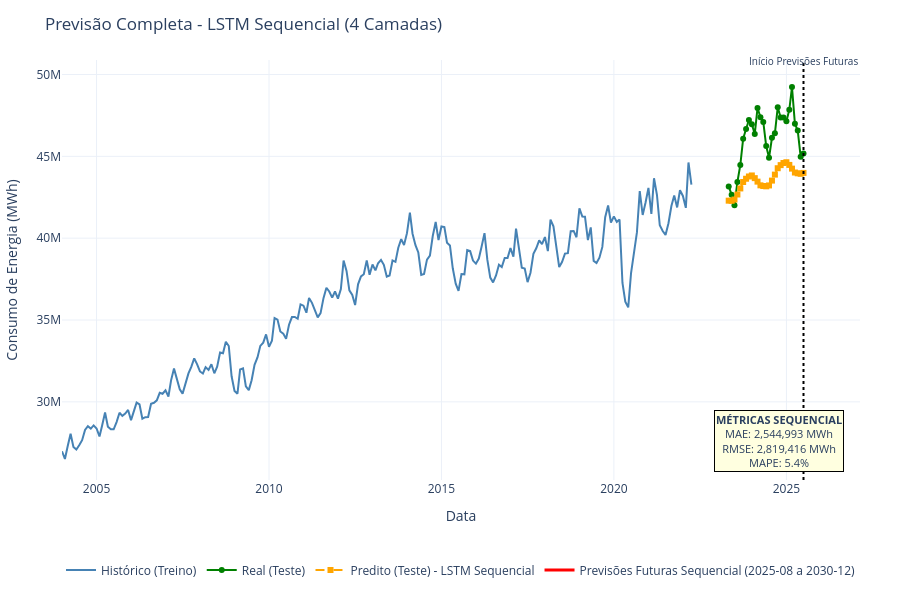

The cell this chart's notebook holds for it:
### Markdown cell above
### Avaliar métricas de erro e comparar Keras com Autokeras

### Code cell
#===============================================================
# GRÁFICO DE PREVISÕES - LSTM SEQUENCIAL
#===============================================================

fig = go.Figure()

# Histórico (treino)
fig.add_trace(go.Scatter(
    x=y_train.index, 
    y=y_train,
    mode='lines', 
    name='Histórico (Treino)',
    line=dict(color='steelblue', width=2),
    connectgaps=True
))

# Real (teste)
fig.add_trace(go.Scatter(
    x=y_test_ajustado_seq.index, 
    y=y_test_ajustado_seq,
    mode='lines+markers', 
    name='Real (Teste)',
    line=dict(color='green', width=2),
    marker=dict(size=6),
    connectgaps=True
))

# Predito (teste)
fig.add_trace(go.Scatter(
    x=y_test_ajustado_seq.index, 
    y=y_pred_seq,
    mode='lines+markers', 
    name='Predito (Teste) - LSTM Sequencial',
    line=dict(color='orange', width=2, dash='dash'),
    marker=dict(size=6, symbol='square'),
    connectgaps=True
))

# Previsões futuras (corrige gap ligando último ponto do teste ao primeiro futuro)
data_inicio_str = df_futuro_completo.index.min().strftime('%Y-%m')
data_fim_str = df_futuro_completo.index.max().strftime('%Y-%m')

x_fut = np.r_[np.array([y_test_ajustado_seq.index[-1]]), df_futuro_completo.index.values]
y_fut = np.r_[np.array([y_pred_seq[-1]]), y_futuro_seq]

fig.add_trace(go.Scatter(
    x=x_fut, 
    y=y_fut,
    mode='lines', 
    name=f'Previsões Futuras Sequencial ({data_inicio_str} a {data_fim_str})',
    line=dict(color='red', width=3),
    connectgaps=True
))

# Linha vertical do início das previsões
ultimo_real = y_test_ajustado_seq.index[-1]
fig.add_shape(
    type='line', 
    x0=ultimo_real, 
    x1=ultimo_real, 
    y0=0, 
    y1=1,
    xref='x', 
    yref='paper',
    line=dict(color='black', dash='dot', width=2)
)

fig.add_annotation(
    x=ultimo_real, 
    y=1.02, 
    yref='paper',
    text='Início Previsões Futuras', 
    showarrow=False, 
    font=dict(size=10)
)

# Box de métricas
textstr = f"<b>MÉTRICAS SEQUENCIAL</b><br>MAE: {mae_seq:,.0f} MWh<br>RMSE: {rmse_seq:,.0f} MWh<br>MAPE: {mape_seq:.1f}%"
fig.add_annotation(
    text=textstr, 
    xref='paper', 
    yref='paper',
    x=0.98, 
    y=0.02, 
    xanchor='right', 
    yanchor='bottom',
    showarrow=False, 
    bgcolor='lightyellow', 
    bordercolor='black', 
    borderwidth=1,
    font=dict(size=11)
)

# Layout (legenda inferior)
fig.update_layout(
    title='Previsão Completa - LSTM Sequencial (4 Camadas)',
    xaxis_title='Data',
    yaxis_title='Consumo de Energia (MWh)',
    hovermode='x unified',
    template='plotly_white',
    height=600,
    legend=dict(
        orientation='h',
        yanchor='top', 
        y=-0.18,
        xanchor='center', 
        x=0.5
    ),
    margin=dict(l=60, r=40, t=60, b=120)
)

fig.show()

#===============================================================
# DATAFRAME DE PREVISÕES - LSTM SEQUENCIAL
#===============================================================

df_previsoes_seq = pd.DataFrame({
    'data': df_futuro_completo.index,
    'consumo_previsto_mwh': y_futuro_seq,
    'ano': df_futuro_completo.index.year,
    'mes': df_futuro_completo.index.month
})

print("\nRESUMO PREVISÕES FUTURAS - LSTM SEQUENCIAL:")
print(f"Período: {df_previsoes_seq['data'].min().strftime('%Y-%m')} até {df_previsoes_seq['data'].max().strftime('%Y-%m')}")
print(f"Total de previsões: {len(df_previsoes_seq)}")
print(f"Consumo médio previsto: {np.mean(y_futuro_seq):,.0f} MWh")

previsoes_por_ano_seq = df_previsoes_seq.groupby('ano')['consumo_previsto_mwh'].agg(['mean', 'sum']).round(0)
print("\nCONSUMO PREVISTO POR ANO - LSTM SEQUENCIAL:")
print(previsoes_por_ano_seq)

### Figure 1 — Plotly figure (JSON) as saved in the notebook; plotly's stock layout.template omitted (floating-point values rounded to 4 significant figures; data arrays with more than 128 entries replaced by an {"elided": "..."} marker saying what was removed)
{"data": [{"connectgaps": true, "line": {"color": "steelblue", "width": 2}, "mode": "lines", "name": "Histórico (Treino)", "type": "scatter", "x": {"elided": "220 str values"}, "y": {"elided": "220 float values"}}, {"connectgaps": true, "line": {"color": "green", "width": 2}, "marker": {"size": 6}, "mode": "lines+markers", "name": "Real (Teste)", "type": "scatter", "x": ["2023-05-01T00:00:00", "2023-06-01T00:00:00", "2023-07-01T00:00:00", "2023-08-01T00:00:00", "2023-09-01T00:00:00", "2023-10-01T00:00:00", "2023-11-01T00:00:00", "2023-12-01T00:00:00", "2024-01-01T00:00:00", "2024-02-01T00:00:00", "2024-03-01T00:00:00", "2024-04-01T00:00:00", "2024-05-01T00:00:00", "2024-06-01T00:00:00", "2024-07-01T00:00:00", "2024-08-01T00:00:00", "2024-09-01T00:00:00", "2024-10-01T00:00:00", "2024-11-01T00:00:00", "2024-12-01T00:00:00", "2025-01-01T00:00:00", "2025-02-01T00:00:00", "2025-03-01T00:00:00", "2025-04-01T00:00:00", "2025-05-01T00:00:00", "2025-06-01T00:00:00", "2025-07-01T00:00:00"], "y": [43160000.0, 42660000.0, 42010000.0, 43430000.0, 44480000.0, 46070000.0, 46670000.0, 47220000.0, 46970000.0, 46370000.0, 47950000.0, 47390000.0, 47100000.0, 45630000.0, 44910000.0, 46130000.0, 46410000.0, 48000000.0, 47370000.0, 47370000.0, 47140000.0, 47850000.0, 49230000.0, 46990000.0, 46570000.0, 44970000.0, 45180000.0]}, {"connectgaps": true, "line": {"color": "orange", "dash": "dash", "width": 2}, "marker": {"size": 6, "symbol": "square"}, "mode": "lines+markers", "name": "Predito (Teste) - LSTM Sequencial", "type": "scatter", "x": ["2023-05-01T00:00:00", "2023-06-01T00:00:00", "2023-07-01T00:00:00", "2023-08-01T00:00:00", "2023-09-01T00:00:00", "2023-10-01T00:00:00", "2023-11-01T00:00:00", "2023-12-01T00:00:00", "2024-01-01T00:00:00", "2024-02-01T00:00:00", "2024-03-01T00:00:00", "2024-04-01T00:00:00", "2024-05-01T00:00:00", "2024-06-01T00:00:00", "2024-07-01T00:00:00", "2024-08-01T00:00:00", "2024-09-01T00:00:00", "2024-10-01T00:00:00", "2024-11-01T00:00:00", "2024-12-01T00:00:00", "2025-01-01T00:00:00", "2025-02-01T00:00:00", "2025-03-01T00:00:00", "2025-04-01T00:00:00", "2025-05-01T00:00:00", "2025-06-01T00:00:00", "2025-07-01T00:00:00"], "y": [42290532, 42284244, 42358892, 42668460, 43037948, 43429920, 43630484, 43768532, 43831050, 43666304, 43454090, 43227356, 43188304, 43167292, 43221570, 43517036, 43882820, 44273548, 44462440, 44590816, 44638956, 44474990, 44249068, 44009748, 43962244, 43933364, 43986660]}, {"connectgaps": true, "line": {"color": "red", "width": 3}, "mode": "lines", "name": "Previsões Futuras Sequencial (2025-08 a 2030-12)", "type": "scatter", "x": ["2025-07-01T00:00:00", 1754006400000000000, 1756684800000000000, 1759276800000000000, 1761955200000000000, 1764547200000000000, 1767225600000000000, 1769904000000000000, 1772323200000000000, 1775001600000000000, 1777593600000000000, 1780272000000000000, 1782864000000000000, 1785542400000000000, 1788220800000000000, 1790812800000000000, 1793491200000000000, 1796083200000000000, 1798761600000000000, 1801440000000000000, 1803859200000000000, 1806537600000000000, 1809129600000000000, 1811808000000000000, 1814400000000000000, 1817078400000000000, 1819756800000000000, 1822348800000000000, 1825027200000000000, 1827619200000000000, 1830297600000000000, 1832976000000000000, 1835481600000000000, 1838160000000000000, 1840752000000000000, 1843430400000000000, 1846022400000000000, 1848700800000000000, 1851379200000000000, 1853971200000000000, 1856649600000000000, 1859241600000000000, 1861920000000000000, 1864598400000000000, 1867017600000000000, 1869696000000000000, 1872288000000000000, 1874966400000000000, 1877558400000000000, 1880236800000000000, 1882915200000000000, 1885507200000000000, 1888185600000000000, 1890777600000000000, 1893456000000000000, 1896134400000000000, 1898553600000000000, 1901232000000000000, 1903824000000000000, 1906502400000000000, 1909094400000000000, 1911772800000000000, 1914451200000000000, 1917043200000000000, 1919721600000000000, 1922313600000000000], "y": [43986660, 44279440, 44633372, 45019150, 45201810, 45328116, 45381760, 45220052, 45004930, 44772588, 44729196, 44696480, 44756708, 45059508, 45435930, 45841148, 46052216, 46198332, 46265868, 46102136, 45879730, 45638164, 45594300, 45553510, 45599690, 45902420, 46281044, 46690756, 46908440, 47061110, 47133572, 46970450, 46745188, 46498024, 46450710, 46401720, 46441536, 46742524, 47122372, 47535590, 47759216, 47918140, 47995520, 47833532, 47605932, 47353620, 47302950, 47245724, 47278750, 47577044, 47957028, 48372650, 48601412, 48766200, 48848484, 48688170, 48458828, 48201900, 48147996, 48082556, 48108436, 48402970, 48781920, 49198744, 49431716, 49601890]}], "layout": {"annotations": [{"font": {"size": 10}, "showarrow": false, "text": "Início Previsões Futuras", "x": "2025-07-01T00:00:00", "y": 1.02, "yref": "paper"}, {"bgcolor": "lightyellow", "bordercolor": "black", "borderwidth": 1, "font": {"size": 11}, "showarrow": false, "text": "<b>MÉTRICAS SEQUENCIAL</b><br>MAE: 2,544,993 MWh<br>RMSE: 2,819,416 MWh<br>MAPE: 5.4%", "x": 0.98, "xanchor": "right", "xref": "paper", "y": 0.02, "yanchor": "bottom", "yref": "paper"}], "height": 600, "hovermode": "x unified", "legend": {"orientation": "h", "x": 0.5, "xanchor": "center", "y": -0.18, "yanchor": "top"}, "margin": {"b": 120, "l": 60, "r": 40, "t": 60}, "shapes": [{"line": {"color": "black", "dash": "dot", "width": 2}, "type": "line", "x0": "2025-07-01T00:00:00", "x1": "2025-07-01T00:00:00", "xref": "x", "y0": 0, "y1": 1, "yref": "paper"}], "title": {"text": "Previsão Completa - LSTM Sequencial (4 Camadas)"}, "xaxis": {"title": {"text": "Data"}}, "yaxis": {"title": {"text": "Consumo de Energia (MWh)"}}}}
